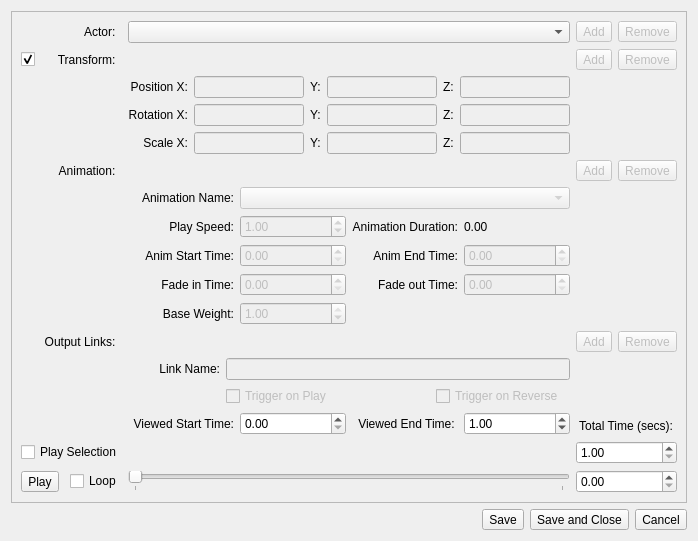
<?xml version="1.0" encoding="UTF-8"?>
<ui version="4.0">
 <class>CinematicEditor</class>
 <widget class="QWidget" name="CinematicEditor">
  <property name="enabled">
   <bool>true</bool>
  </property>
  <property name="geometry">
   <rect>
    <x>0</x>
    <y>0</y>
    <width>698</width>
    <height>535</height>
   </rect>
  </property>
  <property name="mouseTracking">
   <bool>false</bool>
  </property>
  <property name="windowTitle">
   <string>Cinematic Editor</string>
  </property>
  <layout class="QGridLayout" name="gridLayout_2">
   <item row="0" column="0">
    <layout class="QHBoxLayout" name="horizontalLayout">
     <property name="topMargin">
      <number>0</number>
     </property>
     <item>
      <widget class="QFrame" name="mEventFrame">
       <property name="frameShape">
        <enum>QFrame::StyledPanel</enum>
       </property>
       <property name="frameShadow">
        <enum>QFrame::Raised</enum>
       </property>
       <layout class="QGridLayout" name="gridLayout">
        <item row="11" column="4">
         <widget class="EventTrackWidget" name="mSelectionTrack" native="true">
          <property name="minimumSize">
           <size>
            <width>0</width>
            <height>20</height>
           </size>
          </property>
         </widget>
        </item>
        <item row="4" column="4">
         <widget class="EventTrackWidget" name="mAnimationTrack" native="true">
          <property name="enabled">
           <bool>false</bool>
          </property>
          <property name="minimumSize">
           <size>
            <width>0</width>
            <height>20</height>
           </size>
          </property>
         </widget>
        </item>
        <item row="12" column="2">
         <widget class="QCheckBox" name="mLoopFlag">
          <property name="text">
           <string>Loop</string>
          </property>
         </widget>
        </item>
        <item row="11" column="0" colspan="3">
         <widget class="QCheckBox" name="mPlaySelectionFlag">
          <property name="text">
           <string>Play Selection</string>
          </property>
          <property name="autoRepeat">
           <bool>false</bool>
          </property>
          <property name="tristate">
           <bool>false</bool>
          </property>
         </widget>
        </item>
        <item row="4" column="0" colspan="3">
         <widget class="QLabel" name="label_2">
          <property name="text">
           <string>Animation:  </string>
          </property>
          <property name="alignment">
           <set>Qt::AlignRight|Qt::AlignTrailing|Qt::AlignVCenter</set>
          </property>
         </widget>
        </item>
        <item row="12" column="4">
         <widget class="QSlider" name="mTimeSlider">
          <property name="minimumSize">
           <size>
            <width>0</width>
            <height>20</height>
           </size>
          </property>
          <property name="maximum">
           <number>1000</number>
          </property>
          <property name="singleStep">
           <number>1000</number>
          </property>
          <property name="pageStep">
           <number>10000</number>
          </property>
          <property name="orientation">
           <enum>Qt::Horizontal</enum>
          </property>
          <property name="invertedAppearance">
           <bool>false</bool>
          </property>
          <property name="tickPosition">
           <enum>QSlider::TicksBelow</enum>
          </property>
          <property name="tickInterval">
           <number>1000</number>
          </property>
         </widget>
        </item>
        <item row="1" column="4">
         <widget class="EventTrackWidget" name="mTransformTrack" native="true">
          <property name="enabled">
           <bool>false</bool>
          </property>
          <property name="minimumSize">
           <size>
            <width>0</width>
            <height>20</height>
           </size>
          </property>
         </widget>
        </item>
        <item row="1" column="1" colspan="2">
         <widget class="QLabel" name="label_4">
          <property name="sizePolicy">
           <sizepolicy hsizetype="Preferred" vsizetype="Preferred">
            <horstretch>0</horstretch>
            <verstretch>0</verstretch>
           </sizepolicy>
          </property>
          <property name="minimumSize">
           <size>
            <width>0</width>
            <height>0</height>
           </size>
          </property>
          <property name="text">
           <string>Transform:  </string>
          </property>
          <property name="alignment">
           <set>Qt::AlignRight|Qt::AlignTrailing|Qt::AlignVCenter</set>
          </property>
         </widget>
        </item>
        <item row="1" column="6">
         <widget class="QToolButton" name="mAddTransformButton">
          <property name="enabled">
           <bool>false</bool>
          </property>
          <property name="text">
           <string>Add</string>
          </property>
         </widget>
        </item>
        <item row="1" column="7">
         <widget class="QToolButton" name="mRemoveTransformButton">
          <property name="enabled">
           <bool>false</bool>
          </property>
          <property name="text">
           <string>Remove</string>
          </property>
         </widget>
        </item>
        <item row="0" column="4">
         <widget class="QComboBox" name="mActorCombo">
          <property name="sizePolicy">
           <sizepolicy hsizetype="Expanding" vsizetype="Fixed">
            <horstretch>0</horstretch>
            <verstretch>0</verstretch>
           </sizepolicy>
          </property>
          <property name="minimumSize">
           <size>
            <width>0</width>
            <height>0</height>
           </size>
          </property>
         </widget>
        </item>
        <item row="0" column="0" colspan="3">
         <widget class="QLabel" name="label_3">
          <property name="text">
           <string>  Actor:  </string>
          </property>
          <property name="alignment">
           <set>Qt::AlignRight|Qt::AlignTrailing|Qt::AlignVCenter</set>
          </property>
         </widget>
        </item>
        <item row="0" column="6">
         <widget class="QToolButton" name="mAddActorButton">
          <property name="enabled">
           <bool>false</bool>
          </property>
          <property name="text">
           <string>Add</string>
          </property>
         </widget>
        </item>
        <item row="0" column="7">
         <widget class="QToolButton" name="mRemoveActorButton">
          <property name="enabled">
           <bool>false</bool>
          </property>
          <property name="text">
           <string>Remove</string>
          </property>
         </widget>
        </item>
        <item row="8" column="4">
         <spacer name="verticalSpacer">
          <property name="orientation">
           <enum>Qt::Vertical</enum>
          </property>
          <property name="sizeHint" stdset="0">
           <size>
            <width>20</width>
            <height>40</height>
           </size>
          </property>
         </spacer>
        </item>
        <item row="4" column="6">
         <widget class="QToolButton" name="mAddAnimationButton">
          <property name="enabled">
           <bool>false</bool>
          </property>
          <property name="text">
           <string>Add</string>
          </property>
         </widget>
        </item>
        <item row="4" column="7">
         <widget class="QToolButton" name="mRemoveAnimationButton">
          <property name="enabled">
           <bool>false</bool>
          </property>
          <property name="text">
           <string>Remove</string>
          </property>
         </widget>
        </item>
        <item row="3" column="4">
         <layout class="QGridLayout" name="mTransformFrame">
          <property name="bottomMargin">
           <number>0</number>
          </property>
          <item row="0" column="0">
           <widget class="QLabel" name="label_5">
            <property name="minimumSize">
             <size>
              <width>0</width>
              <height>0</height>
             </size>
            </property>
            <property name="text">
             <string>Position X:</string>
            </property>
            <property name="alignment">
             <set>Qt::AlignRight|Qt::AlignTrailing|Qt::AlignVCenter</set>
            </property>
           </widget>
          </item>
          <item row="0" column="2">
           <widget class="QLabel" name="label_6">
            <property name="text">
             <string>Y:</string>
            </property>
           </widget>
          </item>
          <item row="0" column="4">
           <widget class="QLabel" name="label_7">
            <property name="text">
             <string>Z:</string>
            </property>
           </widget>
          </item>
          <item row="0" column="1">
           <widget class="QLineEdit" name="mTransformPosXEdit">
            <property name="enabled">
             <bool>false</bool>
            </property>
            <property name="inputMethodHints">
             <set>Qt::ImhPreferNumbers</set>
            </property>
           </widget>
          </item>
          <item row="0" column="3">
           <widget class="QLineEdit" name="mTransformPosYEdit">
            <property name="enabled">
             <bool>false</bool>
            </property>
            <property name="inputMethodHints">
             <set>Qt::ImhPreferNumbers</set>
            </property>
           </widget>
          </item>
          <item row="0" column="5">
           <widget class="QLineEdit" name="mTransformPosZEdit">
            <property name="enabled">
             <bool>false</bool>
            </property>
            <property name="inputMethodHints">
             <set>Qt::ImhPreferNumbers</set>
            </property>
           </widget>
          </item>
          <item row="1" column="0">
           <widget class="QLabel" name="label_8">
            <property name="minimumSize">
             <size>
              <width>0</width>
              <height>0</height>
             </size>
            </property>
            <property name="text">
             <string>Rotation X:</string>
            </property>
            <property name="alignment">
             <set>Qt::AlignRight|Qt::AlignTrailing|Qt::AlignVCenter</set>
            </property>
           </widget>
          </item>
          <item row="1" column="2">
           <widget class="QLabel" name="label_9">
            <property name="text">
             <string>Y:</string>
            </property>
           </widget>
          </item>
          <item row="1" column="4">
           <widget class="QLabel" name="label_10">
            <property name="text">
             <string>Z:</string>
            </property>
           </widget>
          </item>
          <item row="1" column="1">
           <widget class="QLineEdit" name="mTransformRotYEdit">
            <property name="enabled">
             <bool>false</bool>
            </property>
            <property name="inputMethodHints">
             <set>Qt::ImhPreferNumbers</set>
            </property>
           </widget>
          </item>
          <item row="1" column="3">
           <widget class="QLineEdit" name="mTransformRotZEdit">
            <property name="enabled">
             <bool>false</bool>
            </property>
            <property name="inputMethodHints">
             <set>Qt::ImhPreferNumbers</set>
            </property>
           </widget>
          </item>
          <item row="1" column="5">
           <widget class="QLineEdit" name="mTransformRotXEdit">
            <property name="enabled">
             <bool>false</bool>
            </property>
            <property name="inputMethodHints">
             <set>Qt::ImhPreferNumbers</set>
            </property>
           </widget>
          </item>
          <item row="2" column="0">
           <widget class="QLabel" name="label_11">
            <property name="text">
             <string>Scale X:</string>
            </property>
            <property name="alignment">
             <set>Qt::AlignRight|Qt::AlignTrailing|Qt::AlignVCenter</set>
            </property>
           </widget>
          </item>
          <item row="2" column="2">
           <widget class="QLabel" name="label_12">
            <property name="text">
             <string>Y:</string>
            </property>
           </widget>
          </item>
          <item row="2" column="4">
           <widget class="QLabel" name="label_13">
            <property name="text">
             <string>Z:</string>
            </property>
           </widget>
          </item>
          <item row="2" column="1">
           <widget class="QLineEdit" name="mTransformScaleXEdit">
            <property name="enabled">
             <bool>false</bool>
            </property>
            <property name="inputMethodHints">
             <set>Qt::ImhPreferNumbers</set>
            </property>
           </widget>
          </item>
          <item row="2" column="3">
           <widget class="QLineEdit" name="mTransformScaleYEdit">
            <property name="enabled">
             <bool>false</bool>
            </property>
            <property name="inputMethodHints">
             <set>Qt::ImhPreferNumbers</set>
            </property>
           </widget>
          </item>
          <item row="2" column="5">
           <widget class="QLineEdit" name="mTransformScaleZEdit">
            <property name="enabled">
             <bool>false</bool>
            </property>
            <property name="inputMethodHints">
             <set>Qt::ImhPreferNumbers</set>
            </property>
           </widget>
          </item>
         </layout>
        </item>
        <item row="6" column="0" colspan="3">
         <widget class="QLabel" name="label_14">
          <property name="text">
           <string>Output Links:  </string>
          </property>
          <property name="alignment">
           <set>Qt::AlignRight|Qt::AlignTrailing|Qt::AlignVCenter</set>
          </property>
         </widget>
        </item>
        <item row="6" column="4">
         <widget class="EventTrackWidget" name="mOutputTrack" native="true">
          <property name="enabled">
           <bool>true</bool>
          </property>
          <property name="minimumSize">
           <size>
            <width>0</width>
            <height>20</height>
           </size>
          </property>
         </widget>
        </item>
        <item row="6" column="6">
         <widget class="QToolButton" name="mAddOutputButton">
          <property name="enabled">
           <bool>false</bool>
          </property>
          <property name="text">
           <string>Add</string>
          </property>
         </widget>
        </item>
        <item row="6" column="7">
         <widget class="QToolButton" name="mRemoveOutputButton">
          <property name="enabled">
           <bool>false</bool>
          </property>
          <property name="text">
           <string>Remove</string>
          </property>
         </widget>
        </item>
        <item row="7" column="4">
         <layout class="QGridLayout" name="gridLayout_3">
          <item row="0" column="1" colspan="4">
           <widget class="QLineEdit" name="mOutputNameEdit">
            <property name="enabled">
             <bool>false</bool>
            </property>
           </widget>
          </item>
          <item row="1" column="1">
           <widget class="QCheckBox" name="mOutputTriggerPlay">
            <property name="enabled">
             <bool>false</bool>
            </property>
            <property name="text">
             <string>Trigger on Play</string>
            </property>
           </widget>
          </item>
          <item row="1" column="3">
           <widget class="QCheckBox" name="mOutputTriggerReverse">
            <property name="enabled">
             <bool>false</bool>
            </property>
            <property name="text">
             <string>Trigger on Reverse</string>
            </property>
           </widget>
          </item>
          <item row="1" column="0">
           <spacer name="horizontalSpacer_3">
            <property name="orientation">
             <enum>Qt::Horizontal</enum>
            </property>
            <property name="sizeHint" stdset="0">
             <size>
              <width>40</width>
              <height>20</height>
             </size>
            </property>
           </spacer>
          </item>
          <item row="0" column="0">
           <widget class="QLabel" name="label_15">
            <property name="text">
             <string>Link Name:</string>
            </property>
            <property name="alignment">
             <set>Qt::AlignRight|Qt::AlignTrailing|Qt::AlignVCenter</set>
            </property>
           </widget>
          </item>
          <item row="1" column="2">
           <spacer name="horizontalSpacer_2">
            <property name="orientation">
             <enum>Qt::Horizontal</enum>
            </property>
            <property name="sizeHint" stdset="0">
             <size>
              <width>40</width>
              <height>20</height>
             </size>
            </property>
           </spacer>
          </item>
         </layout>
        </item>
        <item row="11" column="6" colspan="2">
         <widget class="QDoubleSpinBox" name="mTotalTimeEdit">
          <property name="alignment">
           <set>Qt::AlignLeading|Qt::AlignLeft|Qt::AlignVCenter</set>
          </property>
          <property name="decimals">
           <number>2</number>
          </property>
          <property name="minimum">
           <double>1.000000000000000</double>
          </property>
          <property name="maximum">
           <double>1000.000000000000000</double>
          </property>
          <property name="singleStep">
           <double>0.010000000000000</double>
          </property>
          <property name="value">
           <double>1.000000000000000</double>
          </property>
         </widget>
        </item>
        <item row="12" column="6" colspan="2">
         <widget class="QDoubleSpinBox" name="mCurrentTimeEdit">
          <property name="maximum">
           <double>1000.000000000000000</double>
          </property>
          <property name="singleStep">
           <double>0.010000000000000</double>
          </property>
         </widget>
        </item>
        <item row="5" column="4">
         <layout class="QGridLayout" name="gridLayout_4">
          <item row="0" column="0">
           <widget class="QLabel" name="label_16">
            <property name="text">
             <string>Animation Name:</string>
            </property>
            <property name="alignment">
             <set>Qt::AlignRight|Qt::AlignTrailing|Qt::AlignVCenter</set>
            </property>
           </widget>
          </item>
          <item row="0" column="1" colspan="3">
           <widget class="QComboBox" name="mAnimationCombo">
            <property name="enabled">
             <bool>false</bool>
            </property>
           </widget>
          </item>
          <item row="3" column="0">
           <widget class="QLabel" name="label_17">
            <property name="text">
             <string>Fade in Time:</string>
            </property>
            <property name="alignment">
             <set>Qt::AlignRight|Qt::AlignTrailing|Qt::AlignVCenter</set>
            </property>
           </widget>
          </item>
          <item row="3" column="1">
           <widget class="QDoubleSpinBox" name="mAnimationFadeInTimeEdit">
            <property name="enabled">
             <bool>false</bool>
            </property>
            <property name="singleStep">
             <double>0.010000000000000</double>
            </property>
           </widget>
          </item>
          <item row="3" column="2">
           <widget class="QLabel" name="label_18">
            <property name="text">
             <string>Fade out Time:</string>
            </property>
            <property name="alignment">
             <set>Qt::AlignRight|Qt::AlignTrailing|Qt::AlignVCenter</set>
            </property>
           </widget>
          </item>
          <item row="3" column="3">
           <widget class="QDoubleSpinBox" name="mAnimationFadeOutTimeEdit">
            <property name="enabled">
             <bool>false</bool>
            </property>
            <property name="singleStep">
             <double>0.010000000000000</double>
            </property>
           </widget>
          </item>
          <item row="2" column="0">
           <widget class="QLabel" name="label_19">
            <property name="text">
             <string>Anim Start Time:</string>
            </property>
            <property name="alignment">
             <set>Qt::AlignRight|Qt::AlignTrailing|Qt::AlignVCenter</set>
            </property>
           </widget>
          </item>
          <item row="2" column="1">
           <widget class="QDoubleSpinBox" name="mAnimationStartTimeEdit">
            <property name="enabled">
             <bool>false</bool>
            </property>
            <property name="singleStep">
             <double>0.010000000000000</double>
            </property>
           </widget>
          </item>
          <item row="2" column="3">
           <widget class="QDoubleSpinBox" name="mAnimationEndTimeEdit">
            <property name="enabled">
             <bool>false</bool>
            </property>
            <property name="singleStep">
             <double>0.010000000000000</double>
            </property>
           </widget>
          </item>
          <item row="2" column="2">
           <widget class="QLabel" name="label_20">
            <property name="text">
             <string>Anim End Time:</string>
            </property>
            <property name="alignment">
             <set>Qt::AlignRight|Qt::AlignTrailing|Qt::AlignVCenter</set>
            </property>
           </widget>
          </item>
          <item row="1" column="1">
           <widget class="QDoubleSpinBox" name="mAnimationSpeedEdit">
            <property name="enabled">
             <bool>false</bool>
            </property>
            <property name="minimum">
             <double>0.010000000000000</double>
            </property>
            <property name="singleStep">
             <double>0.010000000000000</double>
            </property>
            <property name="value">
             <double>1.000000000000000</double>
            </property>
           </widget>
          </item>
          <item row="1" column="0">
           <widget class="QLabel" name="label_21">
            <property name="text">
             <string>Play Speed:</string>
            </property>
            <property name="alignment">
             <set>Qt::AlignRight|Qt::AlignTrailing|Qt::AlignVCenter</set>
            </property>
           </widget>
          </item>
          <item row="1" column="2">
           <widget class="QLabel" name="label_22">
            <property name="text">
             <string>Animation Duration:</string>
            </property>
            <property name="alignment">
             <set>Qt::AlignRight|Qt::AlignTrailing|Qt::AlignVCenter</set>
            </property>
           </widget>
          </item>
          <item row="1" column="3">
           <widget class="QLabel" name="mAnimationDurationText">
            <property name="text">
             <string>0.00</string>
            </property>
           </widget>
          </item>
          <item row="4" column="0">
           <widget class="QLabel" name="label_23">
            <property name="text">
             <string>Base Weight:</string>
            </property>
            <property name="alignment">
             <set>Qt::AlignRight|Qt::AlignTrailing|Qt::AlignVCenter</set>
            </property>
           </widget>
          </item>
          <item row="4" column="1">
           <widget class="QDoubleSpinBox" name="mAnimationWeightEdit">
            <property name="enabled">
             <bool>false</bool>
            </property>
            <property name="maximum">
             <double>1.000000000000000</double>
            </property>
            <property name="singleStep">
             <double>0.010000000000000</double>
            </property>
            <property name="value">
             <double>1.000000000000000</double>
            </property>
           </widget>
          </item>
         </layout>
        </item>
        <item row="12" column="0" colspan="2">
         <widget class="QToolButton" name="mPlayButton">
          <property name="text">
           <string>Play</string>
          </property>
         </widget>
        </item>
        <item row="1" column="0">
         <widget class="QCheckBox" name="mTransformEnabled">
          <property name="sizePolicy">
           <sizepolicy hsizetype="Minimum" vsizetype="Minimum">
            <horstretch>0</horstretch>
            <verstretch>0</verstretch>
           </sizepolicy>
          </property>
          <property name="text">
           <string/>
          </property>
          <property name="checked">
           <bool>true</bool>
          </property>
         </widget>
        </item>
        <item row="10" column="4">
         <layout class="QGridLayout" name="gridLayout_5">
          <item row="0" column="1">
           <widget class="QDoubleSpinBox" name="mStartTimeEdit">
            <property name="maximum">
             <double>1000.000000000000000</double>
            </property>
            <property name="singleStep">
             <double>0.010000000000000</double>
            </property>
           </widget>
          </item>
          <item row="0" column="2">
           <widget class="QLabel" name="label_25">
            <property name="text">
             <string>Viewed End Time: </string>
            </property>
            <property name="alignment">
             <set>Qt::AlignRight|Qt::AlignTrailing|Qt::AlignVCenter</set>
            </property>
           </widget>
          </item>
          <item row="0" column="3">
           <widget class="QDoubleSpinBox" name="mEndTimeEdit">
            <property name="maximum">
             <double>1000.000000000000000</double>
            </property>
            <property name="singleStep">
             <double>0.010000000000000</double>
            </property>
            <property name="value">
             <double>1.000000000000000</double>
            </property>
           </widget>
          </item>
          <item row="0" column="0">
           <widget class="QLabel" name="label_24">
            <property name="text">
             <string>Viewed Start Time:</string>
            </property>
            <property name="alignment">
             <set>Qt::AlignRight|Qt::AlignTrailing|Qt::AlignVCenter</set>
            </property>
           </widget>
          </item>
         </layout>
        </item>
        <item row="10" column="6" colspan="2">
         <widget class="QLabel" name="label">
          <property name="sizePolicy">
           <sizepolicy hsizetype="Preferred" vsizetype="Fixed">
            <horstretch>0</horstretch>
            <verstretch>0</verstretch>
           </sizepolicy>
          </property>
          <property name="minimumSize">
           <size>
            <width>0</width>
            <height>20</height>
           </size>
          </property>
          <property name="acceptDrops">
           <bool>false</bool>
          </property>
          <property name="text">
           <string> Total Time (secs):</string>
          </property>
          <property name="alignment">
           <set>Qt::AlignBottom|Qt::AlignLeading|Qt::AlignLeft</set>
          </property>
         </widget>
        </item>
       </layout>
      </widget>
     </item>
    </layout>
   </item>
   <item row="1" column="0">
    <layout class="QHBoxLayout" name="horizontalLayout_2">
     <property name="bottomMargin">
      <number>0</number>
     </property>
     <item>
      <spacer name="horizontalSpacer">
       <property name="orientation">
        <enum>Qt::Horizontal</enum>
       </property>
       <property name="sizeHint" stdset="0">
        <size>
         <width>40</width>
         <height>20</height>
        </size>
       </property>
      </spacer>
     </item>
     <item>
      <widget class="QToolButton" name="mSaveButton">
       <property name="text">
        <string>Save</string>
       </property>
      </widget>
     </item>
     <item>
      <widget class="QToolButton" name="mSaveAndCloseButton">
       <property name="text">
        <string>Save and Close</string>
       </property>
      </widget>
     </item>
     <item>
      <widget class="QToolButton" name="mCancelButton">
       <property name="text">
        <string>Cancel</string>
       </property>
      </widget>
     </item>
    </layout>
   </item>
  </layout>
 </widget>
 <customwidgets>
  <customwidget>
   <class>EventTrackWidget</class>
   <extends>QWidget</extends>
   <header location="global">EventTrackWidget.h</header>
   <container>1</container>
  </customwidget>
 </customwidgets>
 <resources/>
 <connections/>
</ui>
